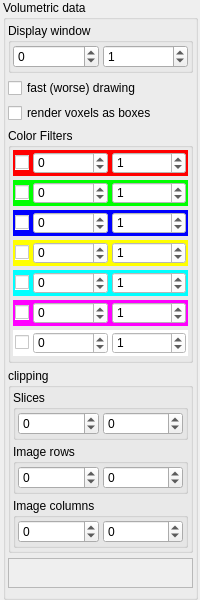
 <widget class="QWidget" name="propVolumetric">
  <property name="geometry">
   <rect>
    <x>0</x>
    <y>0</y>
    <width>200</width>
    <height>600</height>
   </rect>
  </property>
  <property name="sizePolicy">
   <sizepolicy hsizetype="Preferred" vsizetype="Preferred">
    <horstretch>0</horstretch>
    <verstretch>0</verstretch>
   </sizepolicy>
  </property>
  <property name="minimumSize">
   <size>
    <width>200</width>
    <height>600</height>
   </size>
  </property>
  <property name="maximumSize">
   <size>
    <width>200</width>
    <height>600</height>
   </size>
  </property>
  <property name="windowTitle">
   <string>Form</string>
  </property>
  <property name="styleSheet">
   <string notr="true"/>
  </property>
  <widget class="QGroupBox" name="volumetric">
   <property name="geometry">
    <rect>
     <x>3</x>
     <y>0</y>
     <width>195</width>
     <height>600</height>
    </rect>
   </property>
   <property name="sizePolicy">
    <sizepolicy hsizetype="Preferred" vsizetype="Maximum">
     <horstretch>0</horstretch>
     <verstretch>0</verstretch>
    </sizepolicy>
   </property>
   <property name="minimumSize">
    <size>
     <width>195</width>
     <height>600</height>
    </size>
   </property>
   <property name="maximumSize">
    <size>
     <width>195</width>
     <height>600</height>
    </size>
   </property>
   <property name="styleSheet">
    <string notr="true"/>
   </property>
   <property name="title">
    <string>Volumetric data</string>
   </property>
   <layout class="QVBoxLayout" name="verticalLayout_3">
    <property name="spacing">
     <number>4</number>
    </property>
    <property name="leftMargin">
     <number>2</number>
    </property>
    <property name="topMargin">
     <number>2</number>
    </property>
    <property name="rightMargin">
     <number>2</number>
    </property>
    <property name="bottomMargin">
     <number>2</number>
    </property>
    <item>
     <widget class="QGroupBox" name="groupBox">
      <property name="sizePolicy">
       <sizepolicy hsizetype="Preferred" vsizetype="Maximum">
        <horstretch>0</horstretch>
        <verstretch>0</verstretch>
       </sizepolicy>
      </property>
      <property name="title">
       <string>Display window</string>
      </property>
      <layout class="QHBoxLayout" name="horizontalLayout_9">
       <property name="spacing">
        <number>4</number>
       </property>
       <property name="leftMargin">
        <number>2</number>
       </property>
       <property name="topMargin">
        <number>2</number>
       </property>
       <property name="rightMargin">
        <number>2</number>
       </property>
       <property name="bottomMargin">
        <number>2</number>
       </property>
       <item>
        <widget class="QDoubleSpinBox" name="spinWinMin">
         <property name="decimals">
          <number>0</number>
         </property>
         <property name="minimum">
          <double>-100000.000000000000000</double>
         </property>
         <property name="maximum">
          <double>100000.000000000000000</double>
         </property>
         <property name="singleStep">
          <double>1.000000000000000</double>
         </property>
        </widget>
       </item>
       <item>
        <widget class="QDoubleSpinBox" name="spinWinMax">
         <property name="decimals">
          <number>0</number>
         </property>
         <property name="minimum">
          <double>-100000.000000000000000</double>
         </property>
         <property name="maximum">
          <double>100000.000000000000000</double>
         </property>
         <property name="singleStep">
          <double>1.000000000000000</double>
         </property>
         <property name="value">
          <double>1.000000000000000</double>
         </property>
        </widget>
       </item>
      </layout>
     </widget>
    </item>
    <item>
     <widget class="QCheckBox" name="fastDrawCheckBox">
      <property name="text">
       <string>fast (worse) drawing</string>
      </property>
     </widget>
    </item>
    <item>
     <widget class="QCheckBox" name="renderBoxesCheckBox">
      <property name="text">
       <string>render voxels as boxes</string>
      </property>
     </widget>
    </item>
    <item>
     <widget class="QGroupBox" name="groupBox_2">
      <property name="sizePolicy">
       <sizepolicy hsizetype="Preferred" vsizetype="Maximum">
        <horstretch>0</horstretch>
        <verstretch>0</verstretch>
       </sizepolicy>
      </property>
      <property name="title">
       <string>Color Filters</string>
      </property>
      <layout class="QVBoxLayout" name="verticalLayout">
       <property name="spacing">
        <number>4</number>
       </property>
       <property name="leftMargin">
        <number>2</number>
       </property>
       <property name="topMargin">
        <number>2</number>
       </property>
       <property name="rightMargin">
        <number>2</number>
       </property>
       <property name="bottomMargin">
        <number>4</number>
       </property>
       <item>
        <widget class="QWidget" name="widget_7" native="true">
         <property name="styleSheet">
          <string notr="true">background-color: #f00</string>
         </property>
         <layout class="QHBoxLayout" name="horizontalLayout_8">
          <property name="spacing">
           <number>4</number>
          </property>
          <property name="leftMargin">
           <number>2</number>
          </property>
          <property name="topMargin">
           <number>2</number>
          </property>
          <property name="rightMargin">
           <number>2</number>
          </property>
          <property name="bottomMargin">
           <number>2</number>
          </property>
          <item>
           <widget class="QCheckBox" name="f0CheckBox">
            <property name="sizePolicy">
             <sizepolicy hsizetype="Fixed" vsizetype="Fixed">
              <horstretch>0</horstretch>
              <verstretch>0</verstretch>
             </sizepolicy>
            </property>
            <property name="layoutDirection">
             <enum>Qt::LeftToRight</enum>
            </property>
            <property name="autoFillBackground">
             <bool>false</bool>
            </property>
            <property name="styleSheet">
             <string notr="true">background-color: #fff</string>
            </property>
            <property name="text">
             <string/>
            </property>
           </widget>
          </item>
          <item>
           <widget class="QDoubleSpinBox" name="f0SpinMin">
            <property name="styleSheet">
             <string notr="true">background-color: #fff;</string>
            </property>
            <property name="decimals">
             <number>0</number>
            </property>
            <property name="minimum">
             <double>-100000.000000000000000</double>
            </property>
            <property name="maximum">
             <double>100000.000000000000000</double>
            </property>
            <property name="singleStep">
             <double>1.000000000000000</double>
            </property>
           </widget>
          </item>
          <item>
           <widget class="QDoubleSpinBox" name="f0SpinMax">
            <property name="styleSheet">
             <string notr="true">background-color: #fff;</string>
            </property>
            <property name="decimals">
             <number>0</number>
            </property>
            <property name="minimum">
             <double>-100000.000000000000000</double>
            </property>
            <property name="maximum">
             <double>100000.000000000000000</double>
            </property>
            <property name="singleStep">
             <double>1.000000000000000</double>
            </property>
            <property name="value">
             <double>1.000000000000000</double>
            </property>
           </widget>
          </item>
         </layout>
        </widget>
       </item>
       <item>
        <widget class="QWidget" name="widget" native="true">
         <property name="styleSheet">
          <string notr="true">background-color: #0f0;</string>
         </property>
         <layout class="QHBoxLayout" name="horizontalLayout">
          <property name="spacing">
           <number>4</number>
          </property>
          <property name="leftMargin">
           <number>2</number>
          </property>
          <property name="topMargin">
           <number>2</number>
          </property>
          <property name="rightMargin">
           <number>2</number>
          </property>
          <property name="bottomMargin">
           <number>2</number>
          </property>
          <item>
           <widget class="QCheckBox" name="f1CheckBox">
            <property name="sizePolicy">
             <sizepolicy hsizetype="Fixed" vsizetype="Fixed">
              <horstretch>0</horstretch>
              <verstretch>0</verstretch>
             </sizepolicy>
            </property>
            <property name="layoutDirection">
             <enum>Qt::LeftToRight</enum>
            </property>
            <property name="autoFillBackground">
             <bool>false</bool>
            </property>
            <property name="styleSheet">
             <string notr="true">background-color: #fff</string>
            </property>
            <property name="text">
             <string/>
            </property>
           </widget>
          </item>
          <item>
           <widget class="QDoubleSpinBox" name="f1SpinMin">
            <property name="styleSheet">
             <string notr="true">background-color: #fff;</string>
            </property>
            <property name="decimals">
             <number>0</number>
            </property>
            <property name="minimum">
             <double>-100000.000000000000000</double>
            </property>
            <property name="maximum">
             <double>100000.000000000000000</double>
            </property>
            <property name="singleStep">
             <double>1.000000000000000</double>
            </property>
           </widget>
          </item>
          <item>
           <widget class="QDoubleSpinBox" name="f1SpinMax">
            <property name="styleSheet">
             <string notr="true">background-color: #fff;</string>
            </property>
            <property name="decimals">
             <number>0</number>
            </property>
            <property name="minimum">
             <double>-100000.000000000000000</double>
            </property>
            <property name="maximum">
             <double>100000.000000000000000</double>
            </property>
            <property name="singleStep">
             <double>1.000000000000000</double>
            </property>
            <property name="value">
             <double>1.000000000000000</double>
            </property>
           </widget>
          </item>
         </layout>
        </widget>
       </item>
       <item>
        <widget class="QWidget" name="widget_2" native="true">
         <property name="styleSheet">
          <string notr="true">background-color: #00f;</string>
         </property>
         <layout class="QHBoxLayout" name="horizontalLayout_2">
          <property name="spacing">
           <number>4</number>
          </property>
          <property name="leftMargin">
           <number>2</number>
          </property>
          <property name="topMargin">
           <number>2</number>
          </property>
          <property name="rightMargin">
           <number>2</number>
          </property>
          <property name="bottomMargin">
           <number>2</number>
          </property>
          <item>
           <widget class="QCheckBox" name="f2CheckBox">
            <property name="sizePolicy">
             <sizepolicy hsizetype="Fixed" vsizetype="Fixed">
              <horstretch>0</horstretch>
              <verstretch>0</verstretch>
             </sizepolicy>
            </property>
            <property name="layoutDirection">
             <enum>Qt::LeftToRight</enum>
            </property>
            <property name="autoFillBackground">
             <bool>false</bool>
            </property>
            <property name="styleSheet">
             <string notr="true">background-color: #fff</string>
            </property>
            <property name="text">
             <string/>
            </property>
           </widget>
          </item>
          <item>
           <widget class="QDoubleSpinBox" name="f2SpinMin">
            <property name="styleSheet">
             <string notr="true">background-color: #fff;</string>
            </property>
            <property name="decimals">
             <number>0</number>
            </property>
            <property name="minimum">
             <double>-100000.000000000000000</double>
            </property>
            <property name="maximum">
             <double>100000.000000000000000</double>
            </property>
            <property name="singleStep">
             <double>1.000000000000000</double>
            </property>
           </widget>
          </item>
          <item>
           <widget class="QDoubleSpinBox" name="f2SpinMax">
            <property name="styleSheet">
             <string notr="true">background-color: #fff;</string>
            </property>
            <property name="decimals">
             <number>0</number>
            </property>
            <property name="minimum">
             <double>-100000.000000000000000</double>
            </property>
            <property name="maximum">
             <double>100000.000000000000000</double>
            </property>
            <property name="singleStep">
             <double>1.000000000000000</double>
            </property>
            <property name="value">
             <double>1.000000000000000</double>
            </property>
           </widget>
          </item>
         </layout>
        </widget>
       </item>
       <item>
        <widget class="QWidget" name="widget_3" native="true">
         <property name="styleSheet">
          <string notr="true">background-color: #ff0;</string>
         </property>
         <layout class="QHBoxLayout" name="horizontalLayout_3">
          <property name="spacing">
           <number>4</number>
          </property>
          <property name="leftMargin">
           <number>2</number>
          </property>
          <property name="topMargin">
           <number>2</number>
          </property>
          <property name="rightMargin">
           <number>2</number>
          </property>
          <property name="bottomMargin">
           <number>2</number>
          </property>
          <item>
           <widget class="QCheckBox" name="f3CheckBox">
            <property name="sizePolicy">
             <sizepolicy hsizetype="Fixed" vsizetype="Fixed">
              <horstretch>0</horstretch>
              <verstretch>0</verstretch>
             </sizepolicy>
            </property>
            <property name="layoutDirection">
             <enum>Qt::LeftToRight</enum>
            </property>
            <property name="autoFillBackground">
             <bool>false</bool>
            </property>
            <property name="styleSheet">
             <string notr="true">background-color: #fff</string>
            </property>
            <property name="text">
             <string/>
            </property>
           </widget>
          </item>
          <item>
           <widget class="QDoubleSpinBox" name="f3SpinMin">
            <property name="styleSheet">
             <string notr="true">background-color: #fff;</string>
            </property>
            <property name="decimals">
             <number>0</number>
            </property>
            <property name="minimum">
             <double>-100000.000000000000000</double>
            </property>
            <property name="maximum">
             <double>100000.000000000000000</double>
            </property>
            <property name="singleStep">
             <double>1.000000000000000</double>
            </property>
           </widget>
          </item>
          <item>
           <widget class="QDoubleSpinBox" name="f3SpinMax">
            <property name="styleSheet">
             <string notr="true">background-color: #fff;</string>
            </property>
            <property name="decimals">
             <number>0</number>
            </property>
            <property name="minimum">
             <double>-100000.000000000000000</double>
            </property>
            <property name="maximum">
             <double>100000.000000000000000</double>
            </property>
            <property name="singleStep">
             <double>1.000000000000000</double>
            </property>
            <property name="value">
             <double>1.000000000000000</double>
            </property>
           </widget>
          </item>
         </layout>
        </widget>
       </item>
       <item>
        <widget class="QWidget" name="widget_4" native="true">
         <property name="styleSheet">
          <string notr="true">background-color: #0ff;</string>
         </property>
         <layout class="QHBoxLayout" name="horizontalLayout_4">
          <property name="spacing">
           <number>4</number>
          </property>
          <property name="leftMargin">
           <number>2</number>
          </property>
          <property name="topMargin">
           <number>2</number>
          </property>
          <property name="rightMargin">
           <number>2</number>
          </property>
          <property name="bottomMargin">
           <number>2</number>
          </property>
          <item>
           <widget class="QCheckBox" name="f4CheckBox">
            <property name="sizePolicy">
             <sizepolicy hsizetype="Fixed" vsizetype="Fixed">
              <horstretch>0</horstretch>
              <verstretch>0</verstretch>
             </sizepolicy>
            </property>
            <property name="layoutDirection">
             <enum>Qt::LeftToRight</enum>
            </property>
            <property name="autoFillBackground">
             <bool>false</bool>
            </property>
            <property name="styleSheet">
             <string notr="true">background-color: #fff</string>
            </property>
            <property name="text">
             <string/>
            </property>
           </widget>
          </item>
          <item>
           <widget class="QDoubleSpinBox" name="f4SpinMin">
            <property name="styleSheet">
             <string notr="true">background-color: #fff;</string>
            </property>
            <property name="decimals">
             <number>0</number>
            </property>
            <property name="minimum">
             <double>-100000.000000000000000</double>
            </property>
            <property name="maximum">
             <double>100000.000000000000000</double>
            </property>
            <property name="singleStep">
             <double>1.000000000000000</double>
            </property>
           </widget>
          </item>
          <item>
           <widget class="QDoubleSpinBox" name="f4SpinMax">
            <property name="styleSheet">
             <string notr="true">background-color: #fff;</string>
            </property>
            <property name="decimals">
             <number>0</number>
            </property>
            <property name="minimum">
             <double>-100000.000000000000000</double>
            </property>
            <property name="maximum">
             <double>100000.000000000000000</double>
            </property>
            <property name="singleStep">
             <double>1.000000000000000</double>
            </property>
            <property name="value">
             <double>1.000000000000000</double>
            </property>
           </widget>
          </item>
         </layout>
        </widget>
       </item>
       <item>
        <widget class="QWidget" name="widget_5" native="true">
         <property name="styleSheet">
          <string notr="true">background-color: #f0f;</string>
         </property>
         <layout class="QHBoxLayout" name="horizontalLayout_5">
          <property name="spacing">
           <number>4</number>
          </property>
          <property name="leftMargin">
           <number>2</number>
          </property>
          <property name="topMargin">
           <number>2</number>
          </property>
          <property name="rightMargin">
           <number>2</number>
          </property>
          <property name="bottomMargin">
           <number>2</number>
          </property>
          <item>
           <widget class="QCheckBox" name="f5CheckBox">
            <property name="sizePolicy">
             <sizepolicy hsizetype="Fixed" vsizetype="Fixed">
              <horstretch>0</horstretch>
              <verstretch>0</verstretch>
             </sizepolicy>
            </property>
            <property name="layoutDirection">
             <enum>Qt::LeftToRight</enum>
            </property>
            <property name="autoFillBackground">
             <bool>false</bool>
            </property>
            <property name="styleSheet">
             <string notr="true">background-color: #fff</string>
            </property>
            <property name="text">
             <string/>
            </property>
           </widget>
          </item>
          <item>
           <widget class="QDoubleSpinBox" name="f5SpinMin">
            <property name="styleSheet">
             <string notr="true">background-color: #fff;</string>
            </property>
            <property name="decimals">
             <number>0</number>
            </property>
            <property name="minimum">
             <double>-100000.000000000000000</double>
            </property>
            <property name="maximum">
             <double>100000.000000000000000</double>
            </property>
            <property name="singleStep">
             <double>1.000000000000000</double>
            </property>
           </widget>
          </item>
          <item>
           <widget class="QDoubleSpinBox" name="f5SpinMax">
            <property name="styleSheet">
             <string notr="true">background-color: #fff;</string>
            </property>
            <property name="decimals">
             <number>0</number>
            </property>
            <property name="minimum">
             <double>-100000.000000000000000</double>
            </property>
            <property name="maximum">
             <double>100000.000000000000000</double>
            </property>
            <property name="singleStep">
             <double>1.000000000000000</double>
            </property>
            <property name="value">
             <double>1.000000000000000</double>
            </property>
           </widget>
          </item>
         </layout>
        </widget>
       </item>
       <item>
        <widget class="QWidget" name="widget_6" native="true">
         <property name="styleSheet">
          <string notr="true">background-color: #fff;</string>
         </property>
         <layout class="QHBoxLayout" name="horizontalLayout_6">
          <property name="spacing">
           <number>4</number>
          </property>
          <property name="leftMargin">
           <number>2</number>
          </property>
          <property name="topMargin">
           <number>2</number>
          </property>
          <property name="rightMargin">
           <number>2</number>
          </property>
          <property name="bottomMargin">
           <number>2</number>
          </property>
          <item>
           <widget class="QCheckBox" name="f6CheckBox">
            <property name="sizePolicy">
             <sizepolicy hsizetype="Fixed" vsizetype="Fixed">
              <horstretch>0</horstretch>
              <verstretch>0</verstretch>
             </sizepolicy>
            </property>
            <property name="layoutDirection">
             <enum>Qt::LeftToRight</enum>
            </property>
            <property name="autoFillBackground">
             <bool>false</bool>
            </property>
            <property name="styleSheet">
             <string notr="true">background-color: #fff</string>
            </property>
            <property name="text">
             <string/>
            </property>
           </widget>
          </item>
          <item>
           <widget class="QDoubleSpinBox" name="f6SpinMin">
            <property name="styleSheet">
             <string notr="true">background-color: #fff;</string>
            </property>
            <property name="decimals">
             <number>0</number>
            </property>
            <property name="minimum">
             <double>-100000.000000000000000</double>
            </property>
            <property name="maximum">
             <double>100000.000000000000000</double>
            </property>
            <property name="singleStep">
             <double>1.000000000000000</double>
            </property>
           </widget>
          </item>
          <item>
           <widget class="QDoubleSpinBox" name="f6SpinMax">
            <property name="styleSheet">
             <string notr="true">background-color: #fff;</string>
            </property>
            <property name="decimals">
             <number>0</number>
            </property>
            <property name="minimum">
             <double>-100000.000000000000000</double>
            </property>
            <property name="maximum">
             <double>100000.000000000000000</double>
            </property>
            <property name="singleStep">
             <double>1.000000000000000</double>
            </property>
            <property name="value">
             <double>1.000000000000000</double>
            </property>
           </widget>
          </item>
         </layout>
        </widget>
       </item>
      </layout>
     </widget>
    </item>
    <item>
     <widget class="QGroupBox" name="groupBox_3">
      <property name="sizePolicy">
       <sizepolicy hsizetype="Preferred" vsizetype="Maximum">
        <horstretch>0</horstretch>
        <verstretch>0</verstretch>
       </sizepolicy>
      </property>
      <property name="title">
       <string>clipping</string>
      </property>
      <layout class="QVBoxLayout" name="verticalLayout_2">
       <property name="spacing">
        <number>4</number>
       </property>
       <property name="leftMargin">
        <number>2</number>
       </property>
       <property name="topMargin">
        <number>2</number>
       </property>
       <property name="rightMargin">
        <number>2</number>
       </property>
       <property name="bottomMargin">
        <number>2</number>
       </property>
       <item>
        <widget class="QGroupBox" name="groupBox_77">
         <property name="sizePolicy">
          <sizepolicy hsizetype="Preferred" vsizetype="Maximum">
           <horstretch>0</horstretch>
           <verstretch>0</verstretch>
          </sizepolicy>
         </property>
         <property name="title">
          <string>Slices</string>
         </property>
         <layout class="QHBoxLayout" name="horizontalLayout_7">
          <property name="spacing">
           <number>4</number>
          </property>
          <property name="leftMargin">
           <number>2</number>
          </property>
          <property name="topMargin">
           <number>2</number>
          </property>
          <property name="rightMargin">
           <number>2</number>
          </property>
          <property name="bottomMargin">
           <number>2</number>
          </property>
          <item>
           <widget class="QSpinBox" name="zBspin">
            <property name="enabled">
             <bool>true</bool>
            </property>
            <property name="minimum">
             <number>-99999</number>
            </property>
            <property name="maximum">
             <number>99999</number>
            </property>
           </widget>
          </item>
          <item>
           <widget class="QSpinBox" name="zEspin">
            <property name="enabled">
             <bool>true</bool>
            </property>
            <property name="minimum">
             <number>-99999</number>
            </property>
            <property name="maximum">
             <number>99999</number>
            </property>
           </widget>
          </item>
         </layout>
        </widget>
       </item>
       <item>
        <widget class="QGroupBox" name="groupBox_8">
         <property name="enabled">
          <bool>true</bool>
         </property>
         <property name="sizePolicy">
          <sizepolicy hsizetype="Preferred" vsizetype="Maximum">
           <horstretch>0</horstretch>
           <verstretch>0</verstretch>
          </sizepolicy>
         </property>
         <property name="title">
          <string>Image rows</string>
         </property>
         <layout class="QHBoxLayout" name="horizontalLayout_10">
          <property name="spacing">
           <number>4</number>
          </property>
          <property name="leftMargin">
           <number>2</number>
          </property>
          <property name="topMargin">
           <number>2</number>
          </property>
          <property name="rightMargin">
           <number>2</number>
          </property>
          <property name="bottomMargin">
           <number>2</number>
          </property>
          <item>
           <widget class="QSpinBox" name="yBspin">
            <property name="enabled">
             <bool>true</bool>
            </property>
            <property name="minimum">
             <number>-99999</number>
            </property>
            <property name="maximum">
             <number>99999</number>
            </property>
           </widget>
          </item>
          <item>
           <widget class="QSpinBox" name="yEspin">
            <property name="enabled">
             <bool>true</bool>
            </property>
            <property name="minimum">
             <number>-99999</number>
            </property>
            <property name="maximum">
             <number>99999</number>
            </property>
           </widget>
          </item>
         </layout>
        </widget>
       </item>
       <item>
        <widget class="QGroupBox" name="groupBox_9">
         <property name="enabled">
          <bool>true</bool>
         </property>
         <property name="sizePolicy">
          <sizepolicy hsizetype="Preferred" vsizetype="Maximum">
           <horstretch>0</horstretch>
           <verstretch>0</verstretch>
          </sizepolicy>
         </property>
         <property name="title">
          <string>Image columns</string>
         </property>
         <layout class="QHBoxLayout" name="horizontalLayout_11">
          <property name="spacing">
           <number>4</number>
          </property>
          <property name="leftMargin">
           <number>2</number>
          </property>
          <property name="topMargin">
           <number>2</number>
          </property>
          <property name="rightMargin">
           <number>2</number>
          </property>
          <property name="bottomMargin">
           <number>2</number>
          </property>
          <item>
           <widget class="QSpinBox" name="xBspin">
            <property name="enabled">
             <bool>true</bool>
            </property>
            <property name="minimum">
             <number>-99999</number>
            </property>
            <property name="maximum">
             <number>99999</number>
            </property>
           </widget>
          </item>
          <item>
           <widget class="QSpinBox" name="xEspin">
            <property name="enabled">
             <bool>true</bool>
            </property>
            <property name="minimum">
             <number>-99999</number>
            </property>
            <property name="maximum">
             <number>99999</number>
            </property>
           </widget>
          </item>
         </layout>
        </widget>
       </item>
      </layout>
     </widget>
    </item>
    <item>
     <widget class="QTextEdit" name="info">
      <property name="enabled">
       <bool>false</bool>
      </property>
      <property name="sizePolicy">
       <sizepolicy hsizetype="Preferred" vsizetype="Minimum">
        <horstretch>0</horstretch>
        <verstretch>0</verstretch>
       </sizepolicy>
      </property>
      <property name="maximumSize">
       <size>
        <width>16777215</width>
        <height>30</height>
       </size>
      </property>
     </widget>
    </item>
   </layout>
  </widget>
 </widget>
